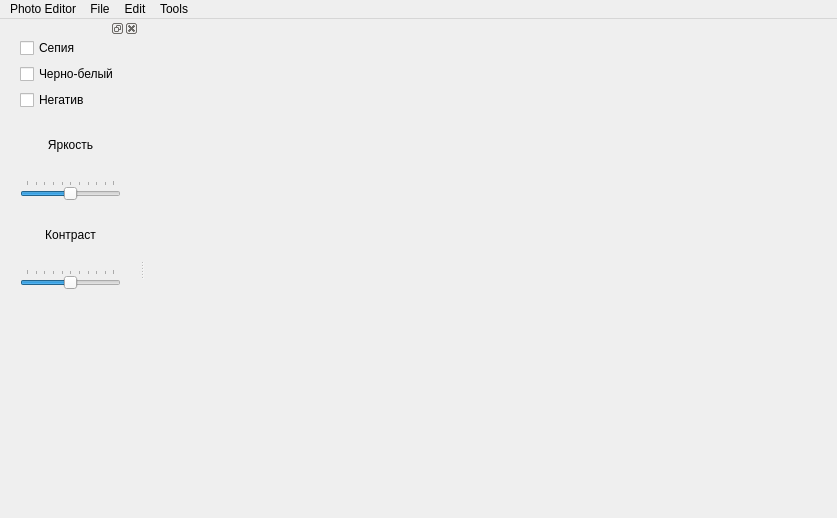
<?xml version="1.0" encoding="UTF-8"?>
<ui version="4.0">
 <class>MainWindow</class>
 <widget class="QMainWindow" name="MainWindow">
  <property name="geometry">
   <rect>
    <x>0</x>
    <y>0</y>
    <width>837</width>
    <height>518</height>
   </rect>
  </property>
  <property name="windowTitle">
   <string>MainWindow</string>
  </property>
  <widget class="QWidget" name="centralwidget">
   <widget class="QWidget" name="gridWidget" native="true">
    <property name="geometry">
     <rect>
      <x>10</x>
      <y>10</y>
      <width>640</width>
      <height>480</height>
     </rect>
    </property>
    <property name="maximumSize">
     <size>
      <width>640</width>
      <height>480</height>
     </size>
    </property>
    <layout class="QGridLayout" name="gridLayout">
     <item row="0" column="0">
      <widget class="QLabel" name="label_3">
       <property name="text">
        <string/>
       </property>
       <property name="pixmap">
        <pixmap>../Pictures/ibooks.ico</pixmap>
       </property>
       <property name="alignment">
        <set>Qt::AlignCenter</set>
       </property>
      </widget>
     </item>
    </layout>
   </widget>
  </widget>
  <widget class="QMenuBar" name="menubar">
   <property name="geometry">
    <rect>
     <x>0</x>
     <y>0</y>
     <width>837</width>
     <height>21</height>
    </rect>
   </property>
   <property name="autoFillBackground">
    <bool>false</bool>
   </property>
   <property name="defaultUp">
    <bool>false</bool>
   </property>
   <property name="nativeMenuBar">
    <bool>true</bool>
   </property>
   <widget class="QMenu" name="menuPhotoEditor">
    <property name="title">
     <string>Photo Editor</string>
    </property>
    <addaction name="actionAbout"/>
    <addaction name="separator"/>
    <addaction name="actionQuit"/>
   </widget>
   <widget class="QMenu" name="menuFile">
    <property name="title">
     <string>File</string>
    </property>
    <addaction name="actionOpen"/>
    <addaction name="actionSave"/>
   </widget>
   <widget class="QMenu" name="menuEdit">
    <property name="title">
     <string>Edit</string>
    </property>
    <addaction name="actionRevert_to_original"/>
   </widget>
   <widget class="QMenu" name="menuTools">
    <property name="title">
     <string>Tools</string>
    </property>
    <addaction name="actionRotate_90"/>
    <addaction name="actionRotate_91"/>
    <addaction name="separator"/>
    <addaction name="actionFlip_horizontal"/>
    <addaction name="actionFlip_vartical"/>
   </widget>
   <addaction name="menuPhotoEditor"/>
   <addaction name="menuFile"/>
   <addaction name="menuEdit"/>
   <addaction name="menuTools"/>
  </widget>
  <widget class="QDockWidget" name="dockWidget_2">
   <property name="minimumSize">
    <size>
     <width>139</width>
     <height>38</height>
    </size>
   </property>
   <attribute name="dockWidgetArea">
    <number>1</number>
   </attribute>
   <widget class="QWidget" name="dockWidgetContents_2">
    <widget class="QWidget" name="verticalLayoutWidget">
     <property name="geometry">
      <rect>
       <x>20</x>
       <y>0</y>
       <width>101</width>
       <height>251</height>
      </rect>
     </property>
     <layout class="QVBoxLayout" name="verticalLayout">
      <item>
       <widget class="QCheckBox" name="checkBox">
        <property name="text">
         <string>Сепия</string>
        </property>
       </widget>
      </item>
      <item>
       <widget class="QCheckBox" name="checkBox_3">
        <property name="text">
         <string>Черно-белый</string>
        </property>
       </widget>
      </item>
      <item>
       <widget class="QCheckBox" name="checkBox_2">
        <property name="text">
         <string>Негатив</string>
        </property>
       </widget>
      </item>
      <item>
       <widget class="QLabel" name="label">
        <property name="enabled">
         <bool>true</bool>
        </property>
        <property name="sizePolicy">
         <sizepolicy hsizetype="Ignored" vsizetype="Ignored">
          <horstretch>0</horstretch>
          <verstretch>0</verstretch>
         </sizepolicy>
        </property>
        <property name="text">
         <string>Яркость</string>
        </property>
        <property name="alignment">
         <set>Qt::AlignCenter</set>
        </property>
       </widget>
      </item>
      <item>
       <widget class="QSlider" name="sliderigntness">
        <property name="maximum">
         <number>99</number>
        </property>
        <property name="singleStep">
         <number>10</number>
        </property>
        <property name="value">
         <number>50</number>
        </property>
        <property name="orientation">
         <enum>Qt::Horizontal</enum>
        </property>
        <property name="tickPosition">
         <enum>QSlider::TicksAbove</enum>
        </property>
        <property name="tickInterval">
         <number>10</number>
        </property>
       </widget>
      </item>
      <item>
       <widget class="QLabel" name="label_2">
        <property name="enabled">
         <bool>true</bool>
        </property>
        <property name="sizePolicy">
         <sizepolicy hsizetype="Ignored" vsizetype="Ignored">
          <horstretch>0</horstretch>
          <verstretch>0</verstretch>
         </sizepolicy>
        </property>
        <property name="styleSheet">
         <string notr="true"/>
        </property>
        <property name="text">
         <string>Контраст</string>
        </property>
        <property name="alignment">
         <set>Qt::AlignCenter</set>
        </property>
       </widget>
      </item>
      <item>
       <widget class="QSlider" name="slideContrast">
        <property name="maximum">
         <number>99</number>
        </property>
        <property name="singleStep">
         <number>10</number>
        </property>
        <property name="value">
         <number>50</number>
        </property>
        <property name="orientation">
         <enum>Qt::Horizontal</enum>
        </property>
        <property name="tickPosition">
         <enum>QSlider::TicksAbove</enum>
        </property>
        <property name="tickInterval">
         <number>10</number>
        </property>
       </widget>
      </item>
     </layout>
    </widget>
   </widget>
  </widget>
  <action name="actionAbout">
   <property name="icon">
    <iconset>
     <normaloff>../../../python/photoeditor/resources/ibooks.ico</normaloff>../../../python/photoeditor/resources/ibooks.ico</iconset>
   </property>
   <property name="text">
    <string>About</string>
   </property>
  </action>
  <action name="actionQuit">
   <property name="icon">
    <iconset>
     <normaloff>../../../python/photoeditor/resources/close.png</normaloff>../../../python/photoeditor/resources/close.png</iconset>
   </property>
   <property name="text">
    <string>Quit</string>
   </property>
   <property name="shortcut">
    <string>Ctrl+Q</string>
   </property>
  </action>
  <action name="actionOpen">
   <property name="text">
    <string>Open</string>
   </property>
  </action>
  <action name="actionSave">
   <property name="text">
    <string>Save</string>
   </property>
  </action>
  <action name="actionRevert_to_original">
   <property name="text">
    <string>Revert to original</string>
   </property>
  </action>
  <action name="actionRotate_90">
   <property name="text">
    <string>Rotate 90 -&gt;</string>
   </property>
  </action>
  <action name="actionRotate_91">
   <property name="text">
    <string>Rotate 90 &lt;-</string>
   </property>
  </action>
  <action name="actionFlip_horizontal">
   <property name="text">
    <string>Flip horizontal</string>
   </property>
  </action>
  <action name="actionFlip_vartical">
   <property name="text">
    <string>Flip vartical</string>
   </property>
  </action>
 </widget>
 <resources>
  <include location="../../../python/photoeditorTEST/test.qrc"/>
 </resources>
 <connections/>
</ui>
